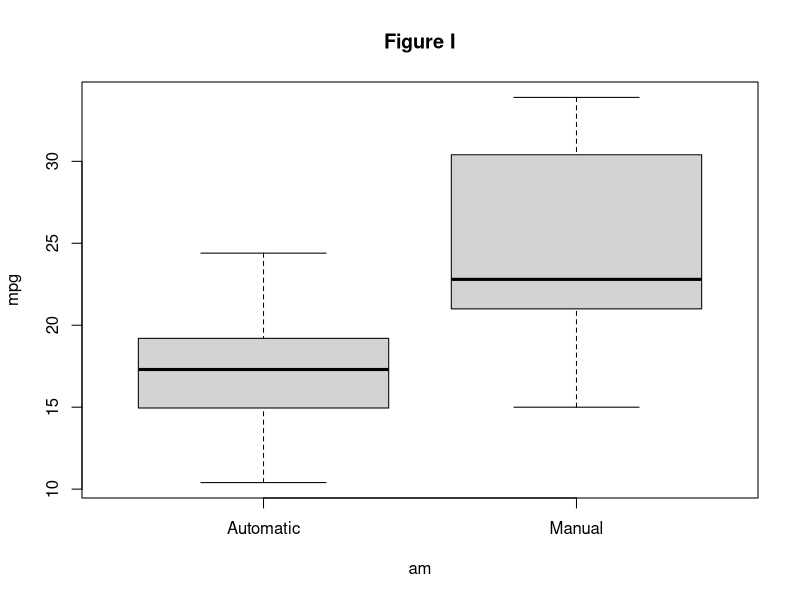
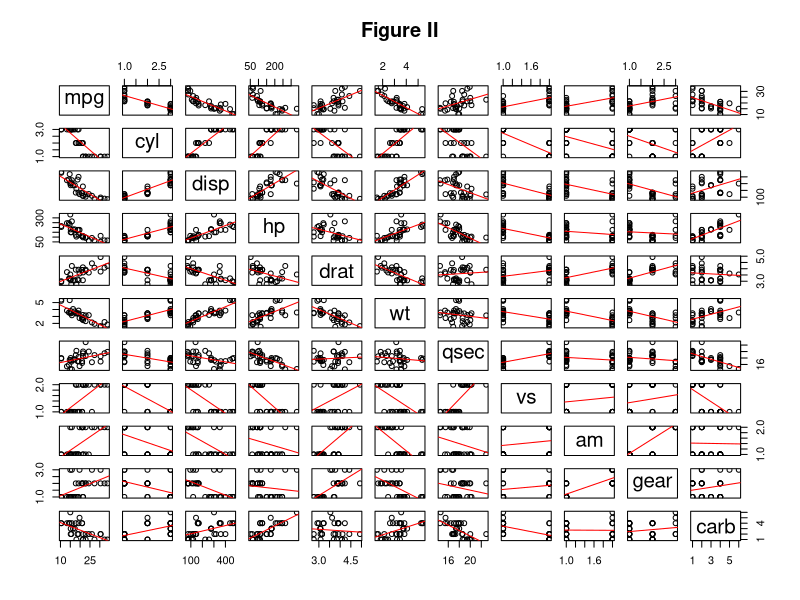
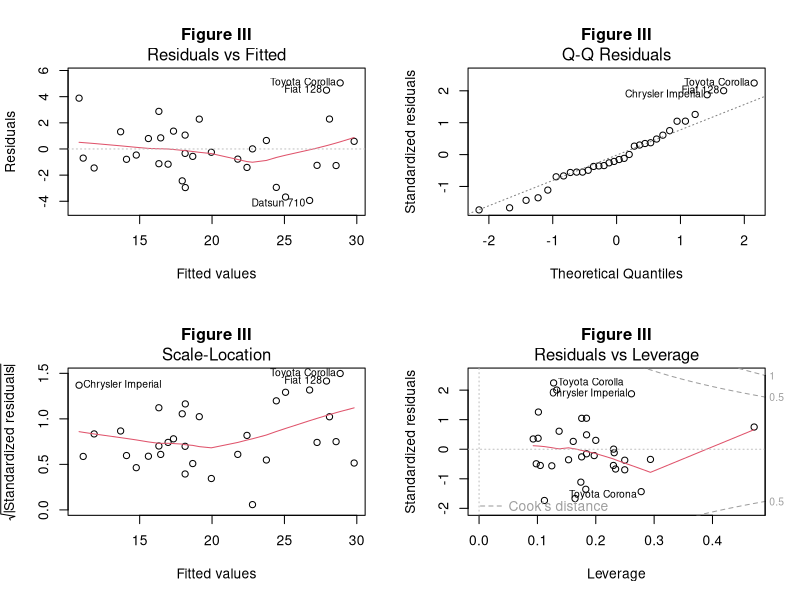

Write R code to recreate these figures, in order.
## ---- chunk 1
set.seed(23072016)
data("mtcars")
library(knitr)

cols <- c("cyl", "vs", "gear", "carb")
mtcars[, cols] <- lapply(mtcars[, cols], as.factor)
mtcars$am <- factor(mtcars$am, levels = c("0", "1"), labels = c("Automatic", "Manual"))
## ---- chunk 2
normal <- shapiro.test(mtcars$mpg)
print(normal)
## ---- chunk 3
result <- t.test(mpg ~ am, data = mtcars)
## ---- chunk 4
fit <- lm(mpg ~ am, data = mtcars)
summary(fit)$coefficients
## ---- chunk 5
fit.all <- lm(mpg ~ ., data = mtcars)
fit.final <- step(fit.all, direction = "both")
## ---- chunk 6
summary(fit.final)$coefficients
## ---- chunk 7
anova(fit, fit.final)
## ---- chunk 8
boxplot(mpg ~ am, data = mtcars, main = "Figure I")

pairs(mtcars,
      main = "Figure II",
      panel = function(x, y){
          points(x, y)
          abline(lm(y~x), col = "red")})

par(mfrow = c(2,2))
plot(fit.final, main = "Figure III")
